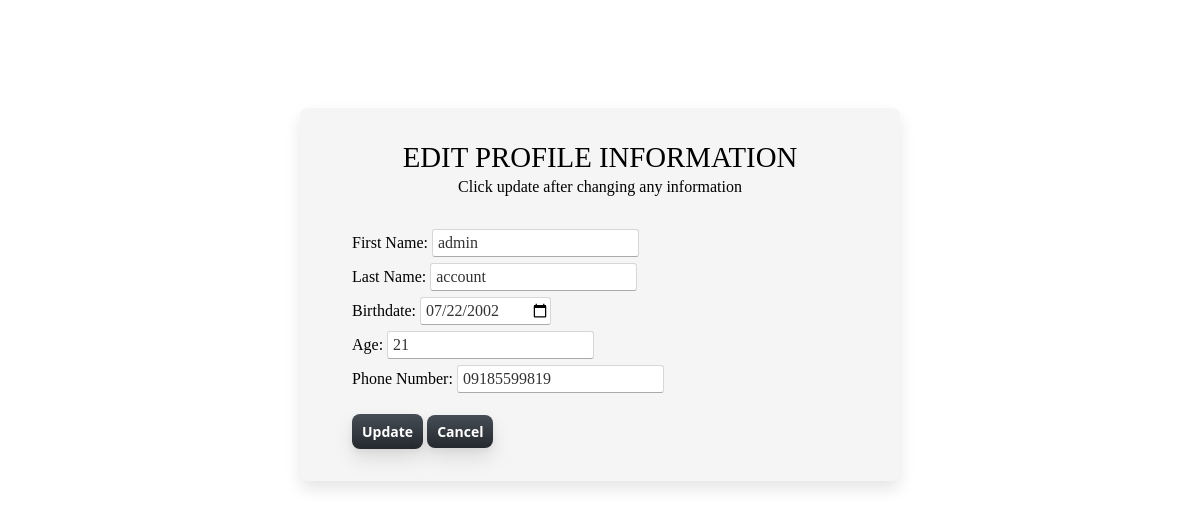
/profile.php (signed in), run on the app's committed database.
### tables this page shows
CREATE TABLE `tbluserprofile` (
  `userID` int(5) NOT NULL,
  `firstname` varchar(20) NOT NULL,
  `lastname` varchar(20) NOT NULL,
  `birthdate` date NOT NULL,
  `age` int(2) NOT NULL,
  `phonenumber` varchar(11) NOT NULL,
  `addressID` int(5) NOT NULL
);

### profile.php (the view, shortened to what this page needs)
<?php
include 'connect.php';
$userID = $_SESSION['userID'];
?>
<!DOCTYPE html>
<html lang="en">
<head>
    <link href="https://cdn.jsdelivr.net/npm/bootstrap@5.2.3/dist/css/bootstrap.min.css" rel="stylesheet">
    <link rel="stylesheet" href="https://cdnjs.cloudflare.com/ajax/libs/font-awesome/6.4.0/css/all.min.css" />
    <link rel="stylesheet" href="css/style1.css" />
    <link rel="stylesheet" href="css/admin-style.css" />
</head>
<body>
    <div class="edit-userdata">
        <h3 class="edit-header">Edit Profile Information</h3>
        <p class="edit-sub-header">Click update after changing any information</p>
        <?php
            $sql = "SELECT * FROM `tbluserprofile` WHERE userID = $userID LIMIT 1";
            $result = mysqli_query($connection, $sql);
            $row = mysqli_fetch_assoc($result);
        ?>
        <form action="" method="post">
            <div class="edit-inputs">
                <div class="col">
                    <label class="form-label">First Name:</label>
                    <input type="text" class="box" name="fname" value="<?php echo $row['firstname'] ?>">
                </div>
                <div class="col">
                    <label class="form-label">Last Name:</label>
                    <input type="text" class="box" name="lname" value="<?php echo $row['lastname'] ?>">
                </div>
                <div class="col">
                    <label class="form-label">Birthdate:</label>
                    <input type="date" class="box" name="birthdate" value="<?php echo $row['birthdate'] ?>">
                </div>
                <div class="col">
                    <label class="form-label">Age:</label>
                    <input type="number" class="box" name="age" value="<?php echo $row['age'] ?>">
                </div>
                <div class="col">
                    <label class="form-label">Phone Number:</label>
                    <input type="tel" class="box" name="phonenum" value="<?php echo $row['phonenumber'] ?>">
                </div>
            </div>
            <div class="update_cancel">
                <button type="button" class="buttons" name="Update" onclick="window.history.back();">Update</button>
                <a href="#" onclick="window.history.back();" class="buttons">Cancel</a>
            </div>
        </form>
    </div>
</body>
</html>

### css/style1.css (style rules this page uses)
* { margin: 0; padding: 0; color: black; box-sizing: border-box; font-family: "Cormorant Garamond", serif; }
body { display: flex; flex-direction: column; min-height: 100vh; }
.buttons { background-image: linear-gradient(#464d55, #25292e); border: 0 solid #e5e7eb; border-radius: 0.5rem; color: #fff; font-family: "Segoe UI"; font-size: 14px; font-weight: 600; padding: 7px 10px; text-align: center; box-shadow: 0 10px 20px rgba(0, 0, 0, 0.1), 0 3px 6px rgba(0, 0, 0, 0.05); text-decoration: none; cursor: pointer; }

### css/admin-style.css (style rules this page uses)
:root { --red: #d54e4e; --border: 0.1rem solid var(--black); --box-shadow: 0 0.5rem 1rem rgba(0, 0, 0, 0.1); }
* { margin: 0; padding: 0; box-sizing: border-box; transition: all 0.2s linear; font-family: "Cormorant Garamond", serif; }
.box { height: 28px; border: 0.5px solid rgb(216, 215, 215); padding-left: 5px; outline: none; color: #333; transition: all 0.2s ease; border-bottom: 1.5px solid #aaaaaa; border-radius: 3px; }
.edit-inputs { margin-left: 20px; margin-top: 30px; margin-bottom: 15px; }
.edit-userdata { position: absolute; background-color: whitesmoke; border-radius: 0.5rem; padding: 2rem; text-align: left; box-shadow: var(--box-shadow); border: var(--border); width: 50%; height: auto; margin: 9% 25%; }
.edit-header { font-size: 1.8rem; font-family: "Cormorant Garamond", serif; text-transform: uppercase; color: var(--black); margin-bottom: 0rem; text-align: center; }
.edit-sub-header { font-size: 1rem; font-family: "Cormorant Garamond", serif; color: var(--black); text-align: center; }
.update_cancel { margin-left: 20px; }

### data on the page
tbluserprofile: fname "admin", lname "account", birthdate "07/22/2002", age "21", phonenum "09185599819"
